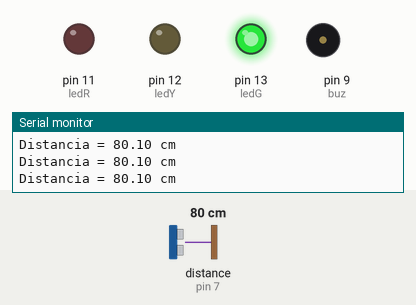
Simulated run of this sketch. Board: Arduino Uno, built with avr-gcc and run on an emulated ATmega328P. On the bench: output pins drawn as LEDs (lit = HIGH), buzzer (waves = sounding, pin HIGH), the last lines printed to the serial monitor. Wiring (inferred from the names in the program): ultrasonic range finder: trigger pin 8; echo pin 7. The test bench sets the inputs (shaded band); at power-on: distance to the obstacle (sensor on pin 7) 80 cm. The echo pulse lasts 58.3 µs per cm; pins used as bus, display or sensor lines are not drawn.

Above: at 1.2 s.
1.3 s: distance to the obstacle (sensor on pin 7) set to 56 cm
2.8 s: distance to the obstacle (sensor on pin 7) set to 47 cm
At 3.4 s:
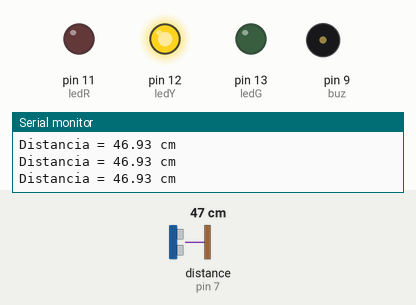
4.5 s: distance to the obstacle (sensor on pin 7) set to 2 cm
At 5.7 s:
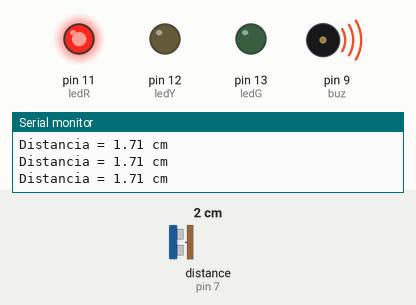
6.2 s: distance to the obstacle (sensor on pin 7) set to 60 cm
At 7.5 s:
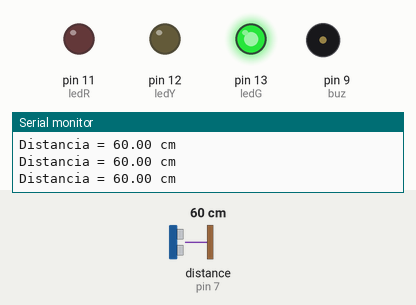
8.0 s: distance to the obstacle (sensor on pin 7) set to 4 cm
At 9.1 s:
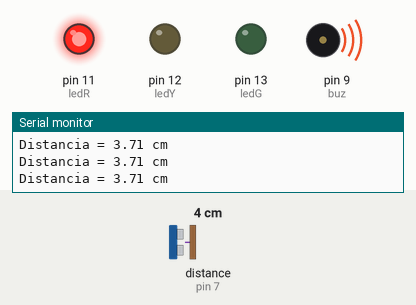
Timing chart, 0 to 10.8 s (numbered marks = the images above; inputs shaded):
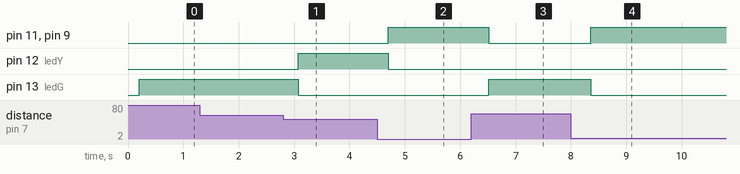

The sketch:

sensor-distancia.ino
```cpp
// Sensor de distancia
//definindo as entradas
const int trigger = 8;
const int echo = 7;
const int ledG = 13;
const int ledY = 12;
const int ledR = 11;
const int buz = 9;

float dist = 0;

void setup(){
  Serial.begin(9600);
  pinMode(trigger,OUTPUT);
  pinMode(echo,INPUT);
  pinMode(ledG,OUTPUT);
  pinMode(ledY,OUTPUT);
  pinMode(ledR,OUTPUT);
  pinMode(buz,OUTPUT);
  digitalWrite(buz,LOW);
}

void loop(){
  digitalWrite(trigger,LOW);
  delayMicroseconds(5);
  digitalWrite(trigger,HIGH);
  delayMicroseconds(10);
  digitalWrite(trigger,LOW);

  dist=pulseIn(echo,HIGH);
  dist = dist/58;
  Serial.print("Distancia = ");
  Serial.print(dist);
  Serial.print(" cm");
  Serial.write(10);
  delay(200);

  //definindo os valores de distância
  if(dist < 40)
  {
    digitalWrite(ledR,HIGH);
    digitalWrite(ledY,LOW);
    digitalWrite(ledG,LOW);
    digitalWrite(buz,HIGH);
  }
  else if(dist < 50)
  {
    digitalWrite(ledR,LOW);
    digitalWrite(ledY,HIGH);
    digitalWrite(ledG,LOW);
    digitalWrite(buz,LOW);
  }
  else
  {
    digitalWrite(ledY,LOW);
    digitalWrite(ledR,LOW);
    digitalWrite(ledG,HIGH);
    digitalWrite(buz,LOW);
  }
}
```

Measured:
- the behaviour switches between 51 and 50 cm on distance to the obstacle (sensor on pin 7) (found by bisection; images 0 and 1)
- after the input at 2.8 s, pin 12 (ledY): LOW → HIGH after 0.27 s; pin 13 (ledG): HIGH → LOW after 0.27 s
- after the input at 4.5 s, pin 11 (ledR), pin 9 (buz): LOW → HIGH after 0.20 s; pin 12 (ledY): HIGH → LOW after 0.20 s
- after the input at 6.2 s, pin 11 (ledR), pin 9 (buz): HIGH → LOW after 0.32 s; pin 13 (ledG): LOW → HIGH after 0.32 s
- after the input at 8.0 s, pin 11 (ledR), pin 9 (buz): LOW → HIGH after 0.35 s; pin 13 (ledG): HIGH → LOW after 0.35 s
